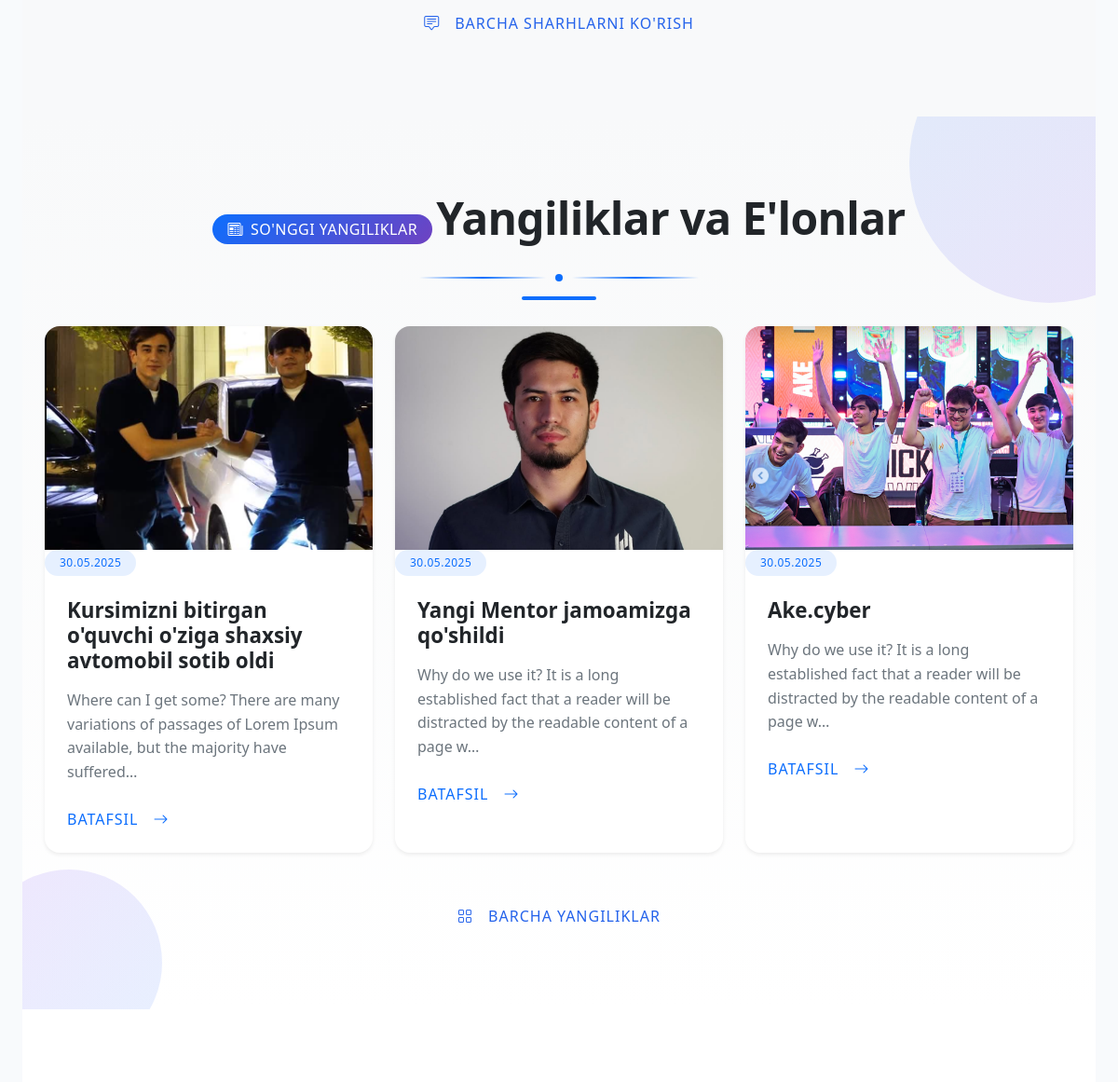
The app's page / (middle part), older data.
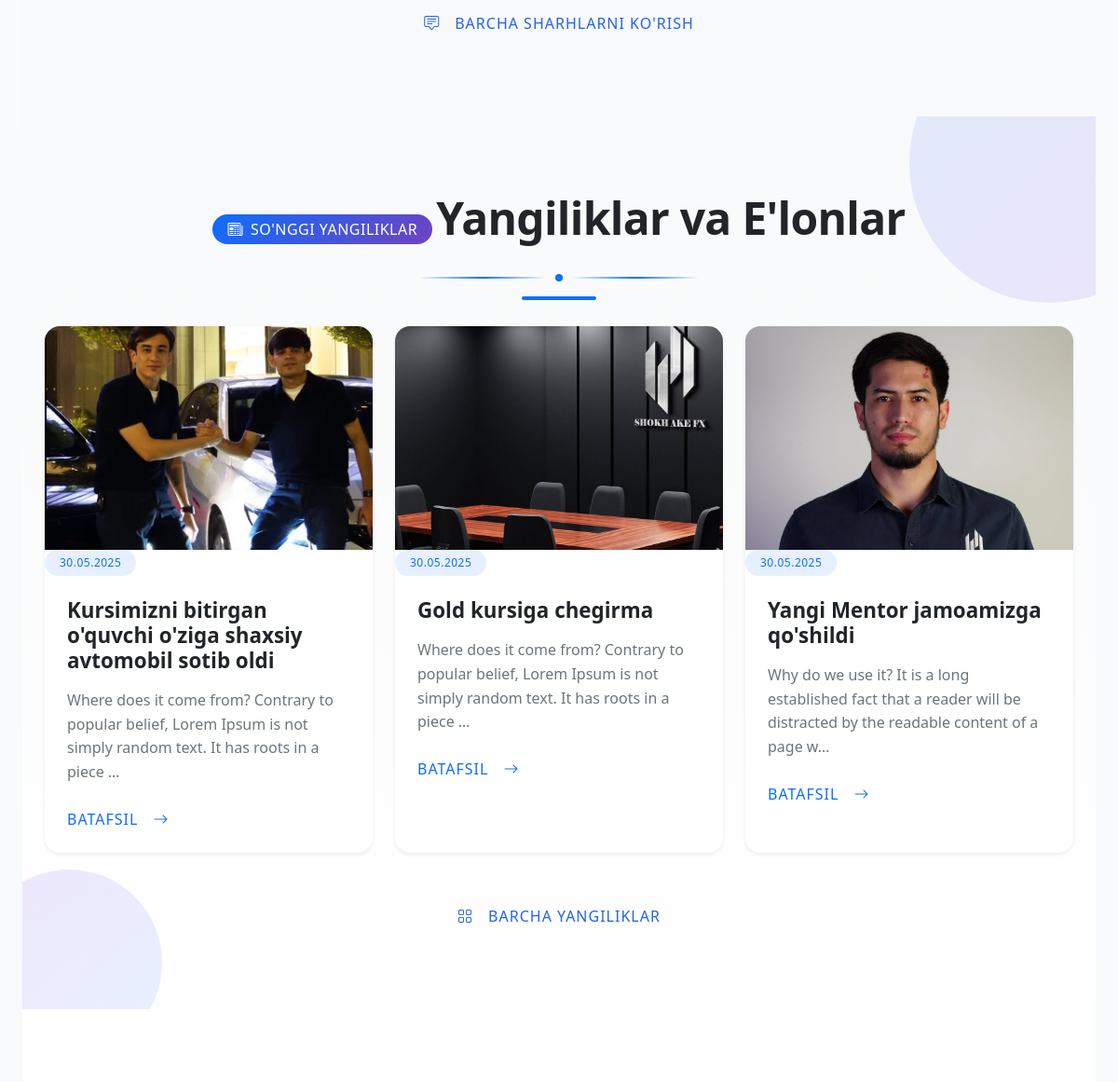
The same page, newer data.
### main/models.py (models this page shows, shortened)
class News(models.Model):
    title = models.CharField(max_length=200, verbose_name="Yangilik sarlavhasi")
    short_text = models.TextField(verbose_name="Qisqa matn")
    content = models.TextField(verbose_name="To'liq matn")
    image = models.ImageField(upload_to='news/', verbose_name="Rasm")
    created_at = models.DateTimeField(auto_now_add=True)
    class Meta:
        verbose_name = "Yangilik"
        verbose_name_plural = "Yangiliklar"
        ordering = ['-created_at']

### main/views.py (the view)
# urls.py: path('', views.index, name='index'),
def index(request):
    courses = Course.objects.all()[:6]  # So'nggi 6 ta kurs
    mentors = Mentor.objects.all()
    reviews = Review.objects.all()[:3]  # So'nggi 3 ta sharh
    news_list = News.objects.order_by('-created_at')[:3]  # So'nggi 3 ta yangilik
    context = {
        'courses': courses,
        'mentors': mentors,
        'reviews': reviews,
        'news_list': news_list,
    }
    return render(request, 'index.html', context)

### main/models.py (called while the page is built)
    def __str__(self):
        return self.name

### main/templates/index.html (shortened to what this page needs)
{% extends 'base.html' %}
{% load static %}
{% block content %}
<section id="reviews" class="py-6 bg-light">
    <div class="container">
        <div class="text-center mt-5">
            <a href="{% url 'review-list' %}" class="btn btn-outline-primary rounded-pill px-4 hover-lift">
                <i class="bi bi-chat-square-text me-2"></i>Barcha sharhlarni ko'rish
            </a>
        </div>
    </div>
</section>
<section class="news-section py-6 bg-light position-relative overflow-hidden">
    <div class="circle circle-1"></div>
    <div class="circle circle-2"></div>
    <div class="container position-relative z-index-1">
        <div class="section-header text-center mb-5">
            <span class="badge bg-primary-gradient mb-3 px-3 py-2 rounded-pill fs-6">
                <i class="bi bi-newspaper me-2"></i>So'nggi yangiliklar
            </span>
            <h2 class="display-5 fw-bold mb-3">Yangiliklar va E'lonlar</h2>
            <div class="divider mx-auto my-3">
                <div class="divider-line"></div>
                <span class="divider-dot bg-primary"></span>
                <div class="divider-line"></div>
            </div>
        </div>
        <div class="row g-4">
            {% for news in news_list|slice:":3" %}
            <div class="col-lg-4">
                <div class="card h-100 border-0 shadow-sm rounded-4 hover-lift overflow-hidden">
                    {% if news.image %}
                    <div class="news-img-wrapper">
                        <img src="{{ news.image.url }}"
                             alt="{{ news.title }}"
                             class="card-img-top"
                             style="height: 240px; object-fit: cover;">
                        <div class="news-date">
                            <span class="badge bg-primary-soft text-primary px-3 py-2">
                                {{ news.created_at|date:"d.m.Y" }}
                            </span>
                        </div>
                    </div>
                    {% endif %}
                    <div class="card-body p-4">
                        <h5 class="card-title fw-bold mb-3">{{ news.title }}</h5>
                        <p class="card-text text-muted mb-4">{{ news.short_text|truncatechars:120 }}</p>
                        <a href="{% url 'news_detail' news.id %}" class="btn btn-link text-primary p-0">
                            Batafsil<i class="bi bi-arrow-right ms-2"></i>
                        </a>
                    </div>
                </div>
            </div>
            {% endfor %}
        </div>
        <div class="text-center mt-5">
            <a href="{% url 'news_list' %}" class="btn btn-outline-primary rounded-pill px-4 py-2 hover-lift">
                <i class="bi bi-grid me-2"></i>Barcha yangiliklar
            </a>
        </div>
    </div>
</section>
<section class="location-section py-6 bg-white">
    <div class="container">
        <div class="row align-items-center g-4">
        </div>
    </div>
</section>
{% endblock %}

Row changes from the older to the newer data that the page shows:
removed News: image (picture), created_at "30.05.2025", title "Kursimizni bitirgan o'quvchi o'ziga shaxsiy avtomobil sotib oldi", short_text "Where can I get some? There are many variations of passages of Lorem Ipsum available, but the majority have suffered…"
no longer on this page (row edited): News: image (picture), created_at "30.05.2025", title "Ake.cyber", short_text "Why do we use it? It is a long established fact that a reader will be distracted by the readable content of a page w…"
added News: image (picture), created_at "30.05.2025", title "Kursimizni bitirgan o'quvchi o'ziga shaxsiy avtomobil sotib oldi", short_text "Where does it come from? Contrary to popular belief, Lorem Ipsum is not simply random text. It has roots in a piece …"
added News: image (picture), created_at "30.05.2025", title "Gold kursiga chegirma", short_text "Where does it come from? Contrary to popular belief, Lorem Ipsum is not simply random text. It has roots in a piece …"
